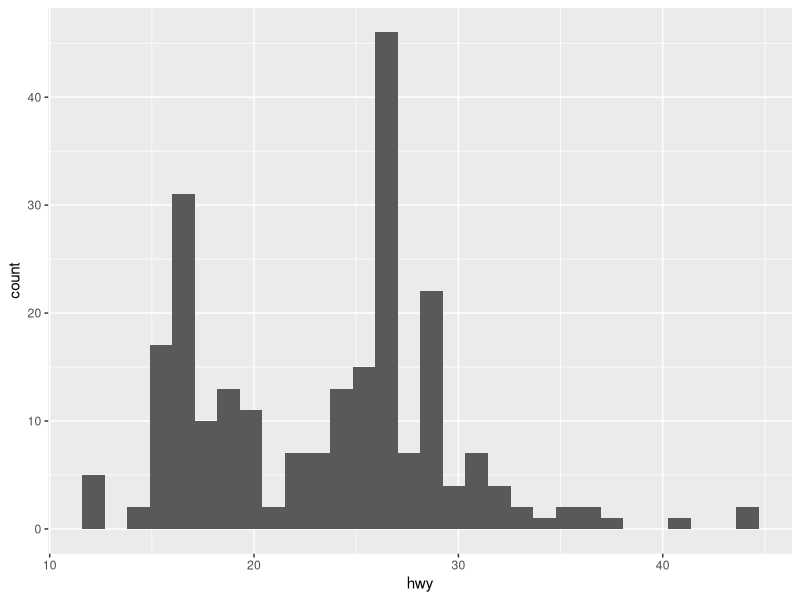
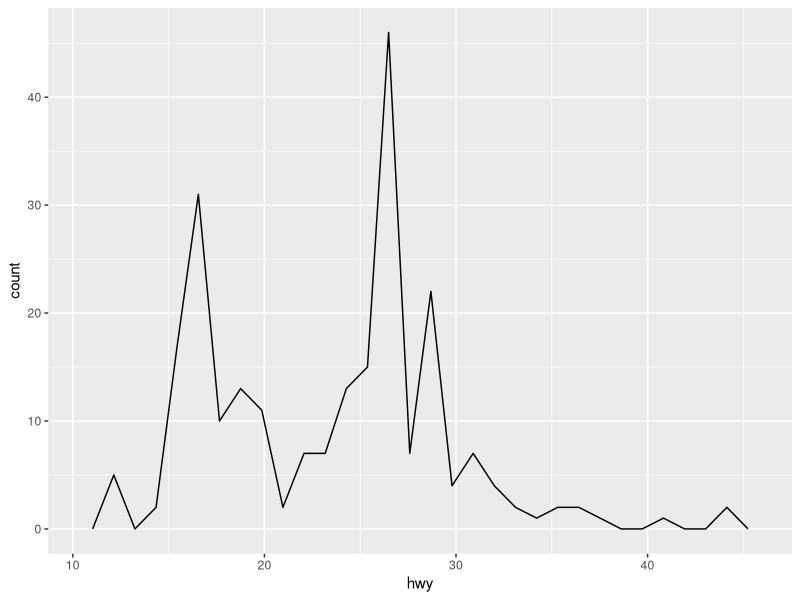
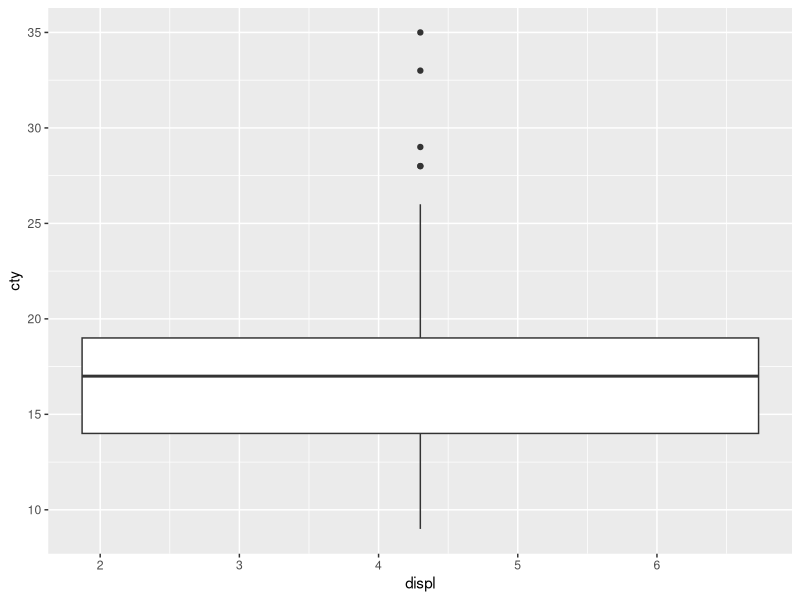
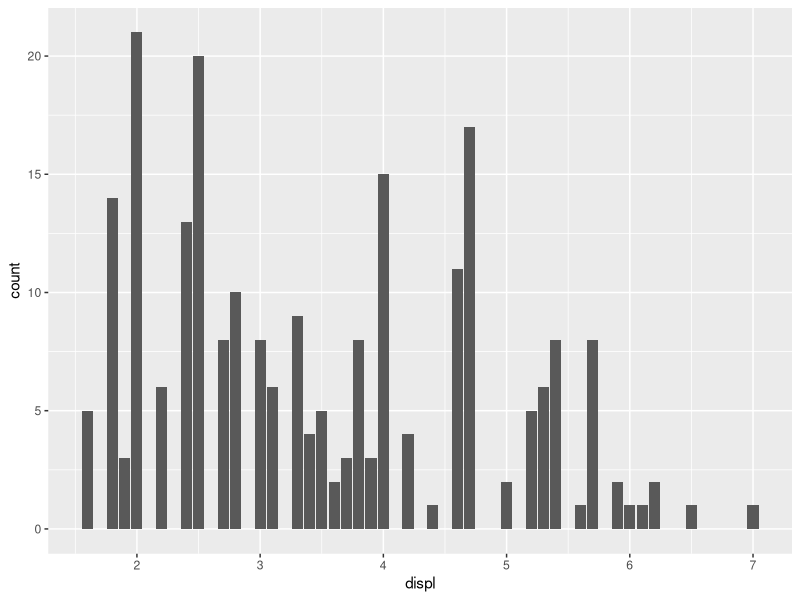
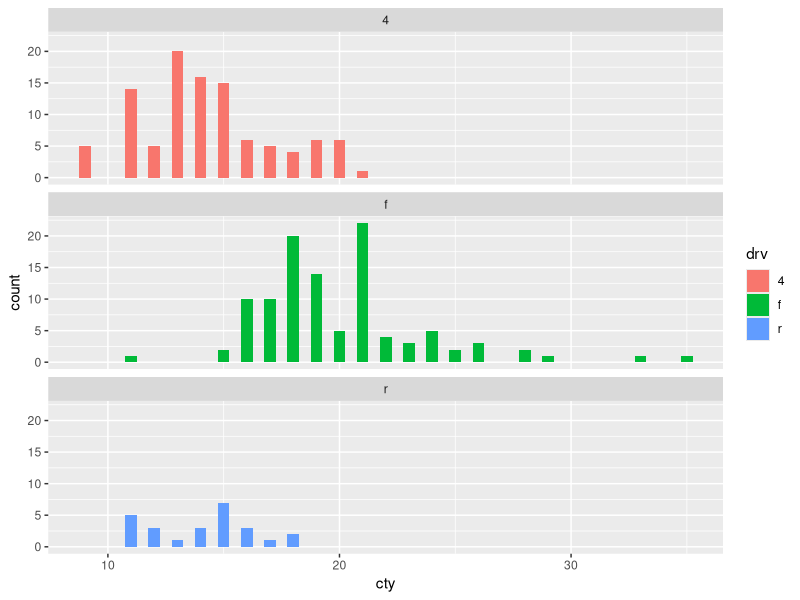
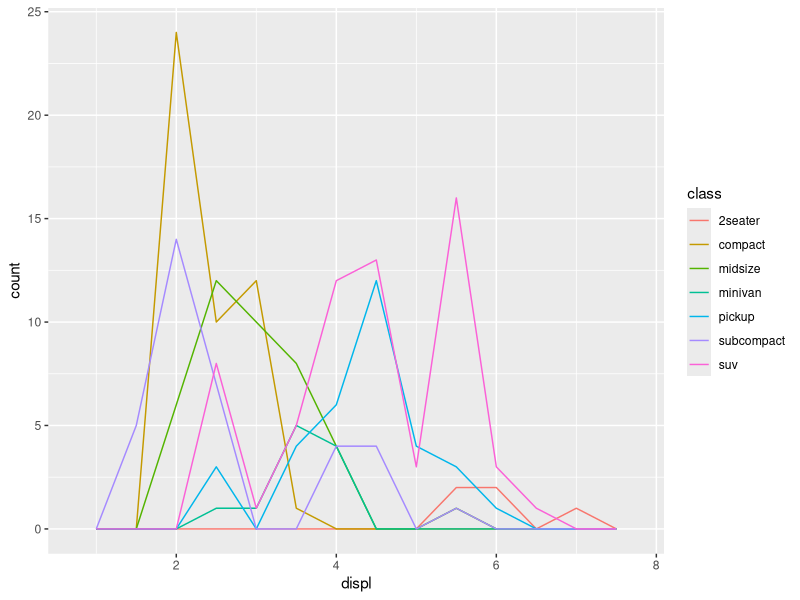
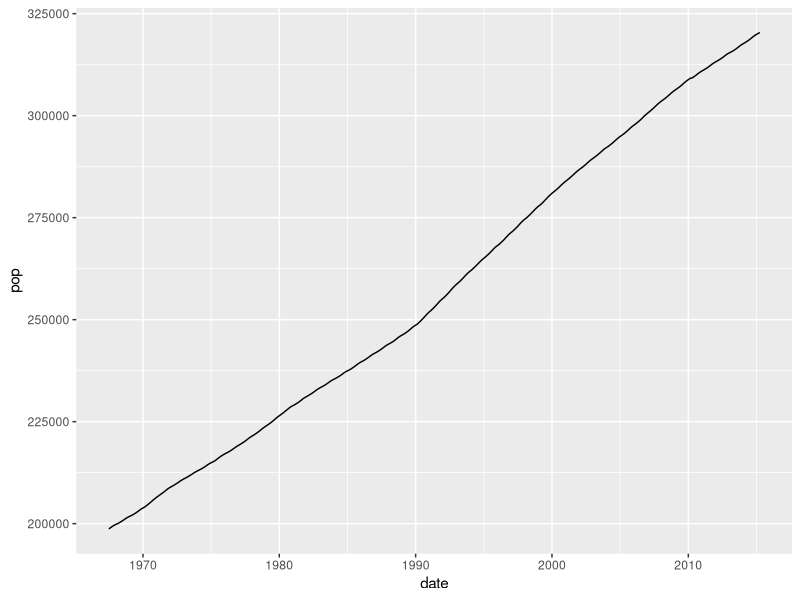
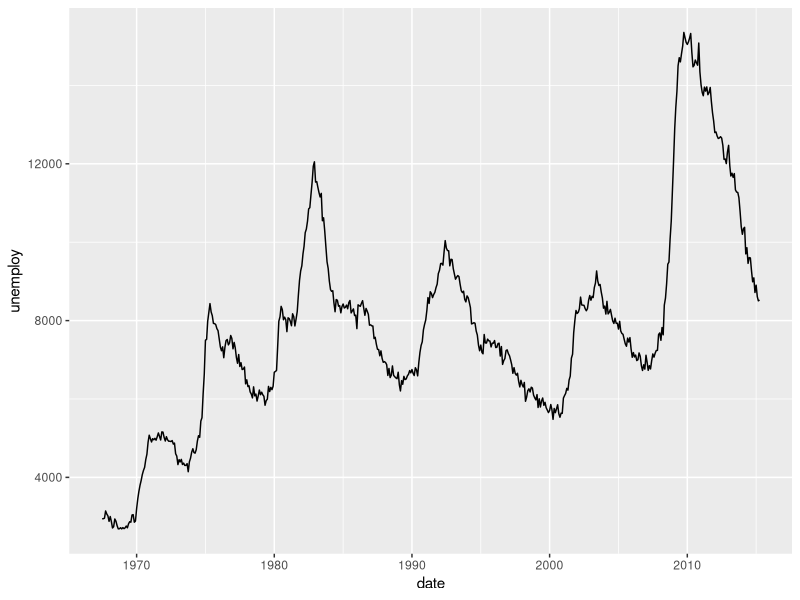

Here is the R script that generated these plots, in order:
## ---- chunk 1
library(ggplot2)
## ---- chunk 2
ggplot(mpg, aes(hwy)) +
  geom_histogram()
## ---- chunk 3
ggplot(mpg, aes(hwy)) +
  geom_freqpoly()
## ---- chunk 4
ggplot(mpg)+ 
  geom_boxplot(aes(x = displ, y = cty))
## ---- chunk 5
ggplot(mpg, aes(displ)) + 
  geom_bar()
## ---- chunk 6
ggplot(mpg, aes(cty, fill = drv)) +
  geom_histogram(binwidth = 0.5) +
  facet_wrap(~drv, ncol = 1)
## ---- chunk 7
ggplot(mpg, aes(displ,color = class)) + geom_freqpoly(binwidth = 0.5)
## ---- chunk 8
ggplot(economics, aes(date, pop)) + 
  geom_line()
## ---- chunk 9
ggplot(economics, aes(date, unemploy)) +  geom_line()
## ---- chunk 10
ggplot(economics, aes(date, unemploy / pop)) +
  geom_line()
## ---- chunk 11
ggplot(economics, aes(date, uempmed)) + geom_line()
## ---- chunk 12
year <- function(x) as.POSIXlt(x)$year + 1900

ggplot(economics, aes(unemploy/pop, uempmed)) +
  geom_path() + 
  geom_point(aes(color = year(date)))
## ---- chunk 13
ggplot(diamonds) +
  geom_histogram(aes(carat), binwidth = 0.05)
## ---- chunk 14
ggplot(diamonds) +
  geom_histogram(aes(carat), binwidth = 0.1)
## ---- chunk 15
ggplot(diamonds) +
  geom_histogram(aes(carat), binwidth = 0.3)
## ---- chunk 16
ggplot(diamonds, aes(x=carat)) + 
  geom_freqpoly() + 
  ggtitle("Diamond Frequency by Carat") + 
  xlab("Carat Size") + 
  ylab("Count")
## ---- chunk 17
ggplot(diamonds) +
  geom_histogram(aes(x = price), binwidth = 500) +
  facet_grid(cut~.)
## ---- chunk 18
ggplot(diamonds) +
  geom_boxplot(aes(x = cut, y = price))
## ---- chunk 19
ggplot(diamonds) + 
  geom_histogram(binwidth=100, aes(price)) +
  ggtitle("Diamond Price Distribution by Cut") + 
  theme_minimal() + 
  facet_wrap(~cut, scales="free_y")
